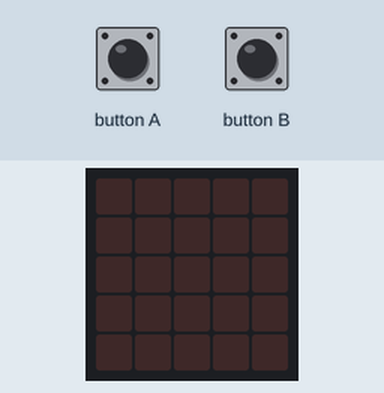
Simulated run of this program. Board: BBC micro:bit (MakeCode). Shown: the board's 5×5 LED display. The inputs (shaded band) are chosen by the test bench.

Above: at 1.2 s.
1.3 s: button A pressed for 0.15 s
At 2.1 s:
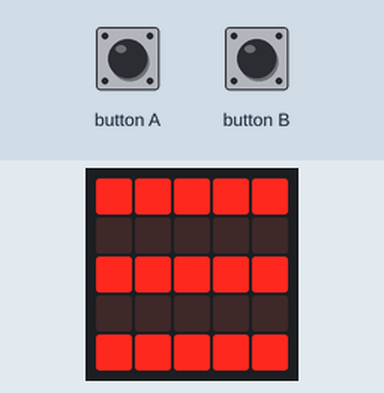
4.4 s: button B pressed for 3.2 s
At 8.0 s:
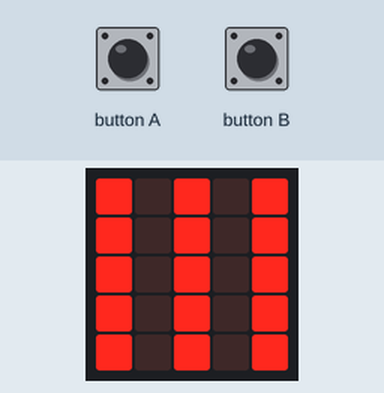
10.6 s: button A pressed for 3.2 s
At 14.4 s:
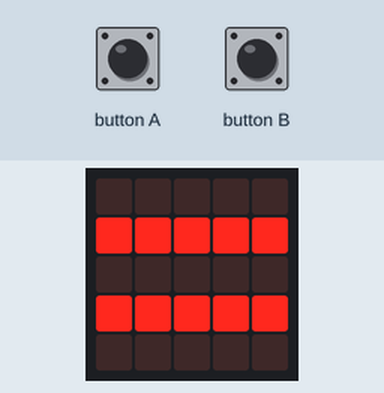
Timing chart, 0 to 15.9 s (numbered marks = the images above; inputs shaded):
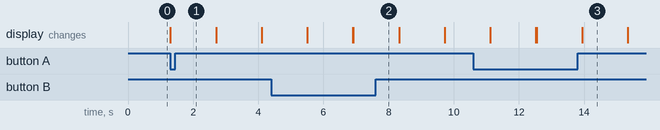

The program:

main.ts
```typescript
basic.forever(function () {
    if (input.buttonIsPressed(Button.A)) {
        for (let index = 0; index < 2; index++) {
            basic.showLeds(`
                # # # # #
                . . . . .
                # # # # #
                . . . . .
                # # # # #
                `)
            basic.pause(1000)
            basic.clearScreen()
            basic.showLeds(`
                . . . . .
                # # # # #
                . . . . .
                # # # # #
                . . . . .
                `)
            basic.pause(1000)
            basic.clearScreen()
        }
    } else if (input.buttonIsPressed(Button.B)) {
        for (let index = 0; index < 2; index++) {
            basic.showLeds(`
                # . # . #
                # . # . #
                # . # . #
                # . # . #
                # . # . #
                `)
            basic.pause(1000)
            basic.clearScreen()
            basic.showLeds(`
                . # . # .
                . # . # .
                . # . # .
                . # . # .
                . # . # .
                `)
            basic.pause(1000)
            basic.clearScreen()
        }
    }
})
```

test.ts
```typescript
// tests gaan hier; deze zal niet worden gecompileerd wanneer dit pakket wordt gebruikt als extensie.
```

Measured:
- after the input at 1.3 s, the display: changes at once (image 1)
- after the input at 4.4 s, the display: first differs from a run without the input after 2.5 s (image 2)
- after the input at 10.6 s, the display: first differs from a run without the input after 1.9 s (image 3 shows a later state)
